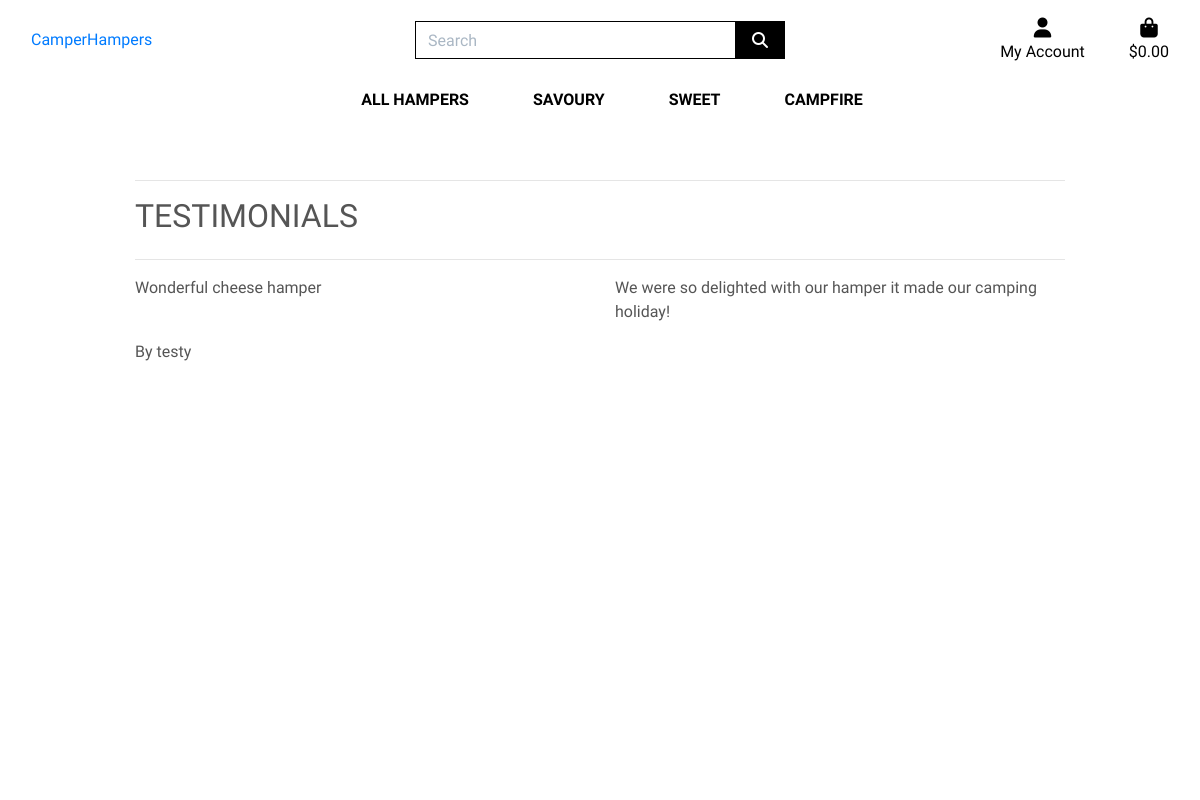
Page /testimonials/ (signed in) on the committed database.
### testimonials/models.py (models this page shows, shortened)
class Testimonial(models.Model):
    user = models.ForeignKey(
        UserProfile,
        on_delete=models.SET_NULL,
        null=True,
        blank=True,
        related_name='user_rating'
    )
    testimonial_title = models.CharField(max_length=254)
    testimonial_content = models.TextField(blank=True, null=True, default='')

### profiles/models.py (models this page shows)
class UserProfile(models.Model):
    user = models.OneToOneField(User, on_delete=models.CASCADE)
    default_phone_number = models.CharField(max_length=20, null=True, blank=True)
    default_street_address1 = models.CharField(max_length=80, null=True, blank=True)
    default_street_address2 = models.CharField(max_length=80, null=True, blank=True)
    default_town_or_city = models.CharField(max_length=40, null=True, blank=True)
    default_county = models.CharField(max_length=80, null=True, blank=True)
    default_postcode = models.CharField(max_length=20, null=True, blank=True)
    default_country = CountryField(blank_label='Country', null=True, blank=True)
    def __str__(self):
        return self.user.username

### testimonials/views.py (the view)
# urls.py: path('testimonials/', include('testimonials.urls')),
def testimonials(request):
    testimonials = Testimonial.objects.all()
    context = {
        'testimonials': testimonials,
    }
    return render(request, 'testimonials/testimonials.html', context)

### bag/contexts.py (called while the page is built, shortened)
def bag_contents(request):
    bag_items = []
    total = 0
    product_count = 0
    bag = request.session.get('bag', {})
    delivery = total * Decimal(settings.STANDARD_DELIVERY_PERCENTAGE / 100)
    grand_total = delivery + total
    context = {
        'bag_items': bag_items,
        'total': total,
        'product_count': product_count,
        'delivery': delivery,
        'grand_total': grand_total,
    }
    return context

### testimonials/templates/testimonials/testimonials.html (shortened to what this page needs)
{% extends "base.html" %}
{% load static %}
{% block extra_css %}
    <link rel="stylesheet" href="{% static 'profiles/css/profile.css' %}">
{% endblock %}
{% block page_header %}
    <div class="container header-container">
    </div>
{% endblock %}
{% block content %}
    <div class="overlay"></div>
    <div class="container">
        <div class="row">
            <div class="col-12">
                <hr>
                <h2 class="logo-font mb-4">Testimonials</h2>
                <hr>
            </div>
        </div>
        <div class="row">
            {% for testimonial in testimonials %}
            <div class="col-12 col-lg-6">
                <p>{{ testimonial.testimonial_title }}</p>
            </div>
            <div class="col-12 col-lg-6">
                <p>{{ testimonial.testimonial_content }}</p>
            </div>
            <div class="col-12 col-lg-6">
                <p>By {{ testimonial.user }}</p>
            </div>
            {% endfor %}
        </div>
    </div>
{% endblock %}

### static/css/base.css (style rules this page uses)
html { height: 100%; }
body { background: url('/media/homepage_banner.jpg') no-repeat center center fixed; background-size: cover; height: calc(100vh - 164px); color: #555; font-family: 'Julius Sans One'; }
.logo-font { text-transform: uppercase; }
.overlay { height: 100%; width: 100%; top: 0; left: 0; position: fixed; background: white; z-index: -1; }
@media (min-width: 1200px) { .container { max-width: 80%; } }
@media (min-width: 992px) { .header-container { padding-top: 164px; } }

### rows in the picture
Testimonial: testimonial_title "Wonderful cheese hamper", testimonial_content "We were so delighted with our hamper it made our camping holiday!", user "testy"
